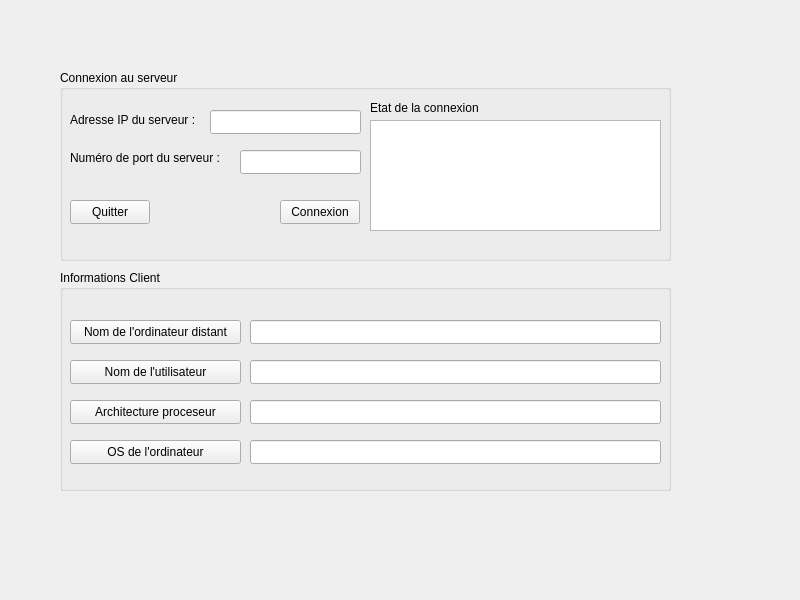
<?xml version="1.0" encoding="UTF-8"?>
<ui version="4.0">
 <class>ClientWidget</class>
 <widget class="QWidget" name="ClientWidget">
  <property name="geometry">
   <rect>
    <x>0</x>
    <y>0</y>
    <width>800</width>
    <height>600</height>
   </rect>
  </property>
  <property name="windowTitle">
   <string>ClientWidget</string>
  </property>
  <widget class="QGroupBox" name="groupBoxConnecServ">
   <property name="geometry">
    <rect>
     <x>60</x>
     <y>70</y>
     <width>611</width>
     <height>191</height>
    </rect>
   </property>
   <property name="title">
    <string>Connexion au serveur</string>
   </property>
   <widget class="QLabel" name="labelAdIP">
    <property name="geometry">
     <rect>
      <x>10</x>
      <y>40</y>
      <width>141</width>
      <height>20</height>
     </rect>
    </property>
    <property name="text">
     <string>Adresse IP du serveur :</string>
    </property>
   </widget>
   <widget class="QLabel" name="labelNroPort">
    <property name="geometry">
     <rect>
      <x>10</x>
      <y>80</y>
      <width>171</width>
      <height>16</height>
     </rect>
    </property>
    <property name="text">
     <string>Numéro de port du serveur :</string>
    </property>
   </widget>
   <widget class="QLabel" name="labelEtatConnec">
    <property name="geometry">
     <rect>
      <x>310</x>
      <y>30</y>
      <width>151</width>
      <height>16</height>
     </rect>
    </property>
    <property name="text">
     <string>Etat de la connexion</string>
    </property>
   </widget>
   <widget class="QLineEdit" name="lineEditIPServ">
    <property name="geometry">
     <rect>
      <x>150</x>
      <y>40</y>
      <width>151</width>
      <height>24</height>
     </rect>
    </property>
   </widget>
   <widget class="QLineEdit" name="lineEditNroPort">
    <property name="geometry">
     <rect>
      <x>180</x>
      <y>80</y>
      <width>121</width>
      <height>24</height>
     </rect>
    </property>
   </widget>
   <widget class="QTextEdit" name="textEditEtatConnec">
    <property name="geometry">
     <rect>
      <x>310</x>
      <y>50</y>
      <width>291</width>
      <height>111</height>
     </rect>
    </property>
   </widget>
   <widget class="QPushButton" name="pushButtonQuit">
    <property name="geometry">
     <rect>
      <x>10</x>
      <y>130</y>
      <width>80</width>
      <height>24</height>
     </rect>
    </property>
    <property name="text">
     <string>Quitter</string>
    </property>
   </widget>
   <widget class="QPushButton" name="pushButtonConnec">
    <property name="geometry">
     <rect>
      <x>220</x>
      <y>130</y>
      <width>80</width>
      <height>24</height>
     </rect>
    </property>
    <property name="text">
     <string>Connexion</string>
    </property>
   </widget>
  </widget>
  <widget class="QGroupBox" name="groupBoxInfoClient">
   <property name="geometry">
    <rect>
     <x>60</x>
     <y>270</y>
     <width>611</width>
     <height>221</height>
    </rect>
   </property>
   <property name="title">
    <string>Informations Client</string>
   </property>
   <widget class="QLineEdit" name="lineEditNomOrdi">
    <property name="geometry">
     <rect>
      <x>190</x>
      <y>50</y>
      <width>411</width>
      <height>24</height>
     </rect>
    </property>
   </widget>
   <widget class="QLineEdit" name="lineEditNomUser">
    <property name="geometry">
     <rect>
      <x>190</x>
      <y>90</y>
      <width>411</width>
      <height>24</height>
     </rect>
    </property>
   </widget>
   <widget class="QLineEdit" name="lineEditAchiProces">
    <property name="geometry">
     <rect>
      <x>190</x>
      <y>130</y>
      <width>411</width>
      <height>24</height>
     </rect>
    </property>
   </widget>
   <widget class="QLineEdit" name="lineEditOSOrdi">
    <property name="geometry">
     <rect>
      <x>190</x>
      <y>170</y>
      <width>411</width>
      <height>24</height>
     </rect>
    </property>
   </widget>
   <widget class="QPushButton" name="pushButtonOrdinateur">
    <property name="geometry">
     <rect>
      <x>10</x>
      <y>50</y>
      <width>171</width>
      <height>24</height>
     </rect>
    </property>
    <property name="text">
     <string>Nom de l'ordinateur distant</string>
    </property>
   </widget>
   <widget class="QPushButton" name="pushButtonUtilisateur">
    <property name="geometry">
     <rect>
      <x>10</x>
      <y>90</y>
      <width>171</width>
      <height>24</height>
     </rect>
    </property>
    <property name="text">
     <string>Nom de l'utilisateur</string>
    </property>
   </widget>
   <widget class="QPushButton" name="pushButtonArchitecture">
    <property name="geometry">
     <rect>
      <x>10</x>
      <y>130</y>
      <width>171</width>
      <height>24</height>
     </rect>
    </property>
    <property name="text">
     <string>Architecture proceseur</string>
    </property>
   </widget>
   <widget class="QPushButton" name="pushButtonOs">
    <property name="geometry">
     <rect>
      <x>10</x>
      <y>170</y>
      <width>171</width>
      <height>24</height>
     </rect>
    </property>
    <property name="text">
     <string>OS de l'ordinateur</string>
    </property>
   </widget>
  </widget>
 </widget>
 <resources/>
 <connections>
  <connection>
   <sender>pushButtonQuit</sender>
   <signal>clicked()</signal>
   <receiver>ClientWidget</receiver>
   <slot>close()</slot>
   <hints>
    <hint type="sourcelabel">
     <x>122</x>
     <y>220</y>
    </hint>
    <hint type="destinationlabel">
     <x>45</x>
     <y>249</y>
    </hint>
   </hints>
  </connection>
 </connections>
</ui>
